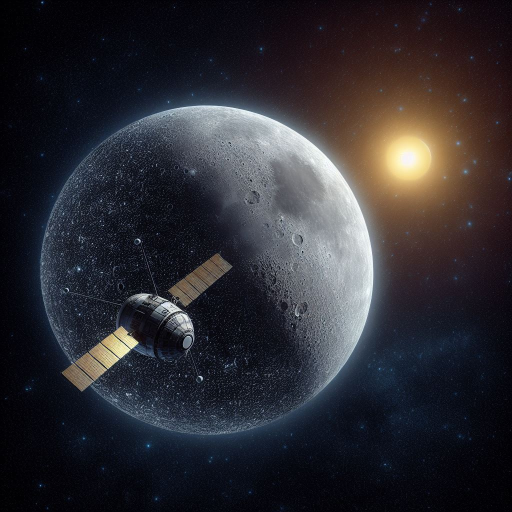
#> input picture Satelite.jpeg, 1024 x 1024 px (shown at 1/2 size)
$ python contorno-satelite.py
#> lines starting #> are read from the running program, lines starting #| are printed output that depends on the picture; after the words box and inside, x2 and y2 are one past the last pixel; in counts of white or black regions, pixels touching at a corner belong together
import math
import numpy as np
import cv2
import matplotlib.pyplot as plt

img_satelite_path = './Satelite.jpeg'
raw_img = cv2.imread(img_satelite_path)
#> raw_img is the input picture: shape (1024, 1024, 3); mean B, G, R 49.8, 44.2, 45.6
rgb_img = cv2.cvtColor(raw_img, cv2.COLOR_BGR2RGB)

gray_img = cv2.cvtColor(rgb_img, cv2.COLOR_RGB2GRAY)
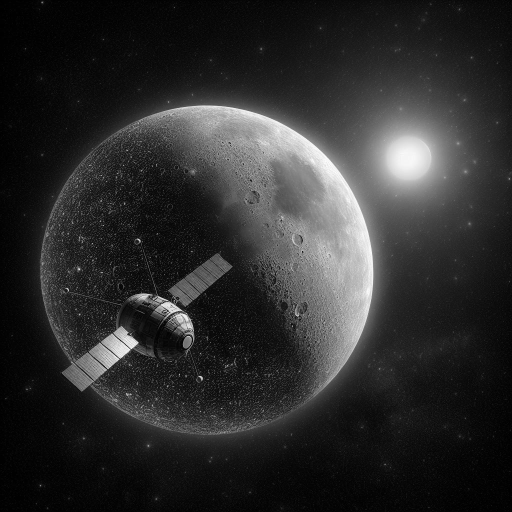
#> gray_img: shape (1024, 1024) (shown at 1/2 size); min 0, max 255, mean 45.3
max_intensity = gray_img.max()
#> max_intensity = 255
limiar_calc = int((max_intensity * 40) * 0.35)
#> limiar_calc = 3570
_, bw_img = cv2.threshold(gray_img, limiar_calc, max_intensity, cv2.THRESH_BINARY_INV)
#> bw_img: shape (1024, 1024); every value is 255

k_val = 5
kernel_s = np.ones((k_val, k_val), np.uint8)
bw_open = cv2.morphologyEx(bw_img, cv2.MORPH_OPEN, kernel_s)

blurred_img = cv2.blur(gray_img, ksize=(k_val, k_val))

canny_orig = cv2.Canny(gray_img, threshold1=0.45 * max_intensity, threshold2=0.45 * max_intensity)
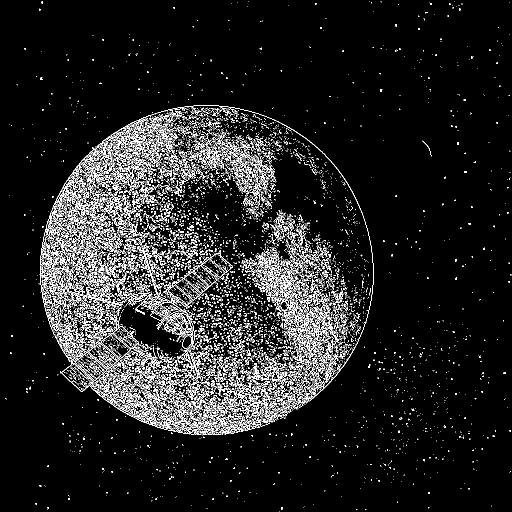
#> canny_orig: shape (1024, 1024) (shown at 1/2 size); 7.9% white in thin lines or dots
canny_blur = cv2.Canny(blurred_img, threshold1=0.45 * max_intensity, threshold2=0.45 * max_intensity)
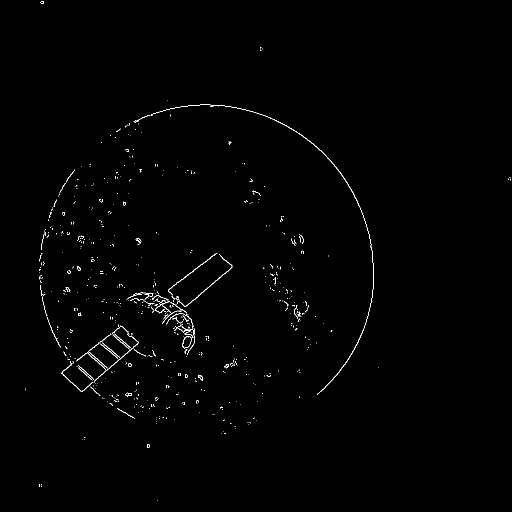
#> canny_blur: shape (1024, 1024) (shown at 1/2 size); 0.59% white in thin lines or dots

contours_detected, _ = cv2.findContours(bw_open, cv2.RETR_TREE, cv2.CHAIN_APPROX_SIMPLE)
#> contours_detected = [[[0, 0], [0, 1023], [1023, 1023], [1023, 0]]]
contour_valid = []
for c in contours_detected:
    area_c = cv2.contourArea(c)
    if 800 < area_c < 18000:
        contour_valid.append(c)
#> this loop made 1 pass
#> (c, area_c) on pass 1: ([[0, 0], [0, 1023], [1023, 1023], [1023, 0]], 1046529)
#> after the loop, contour_valid = []

final_img = rgb_img.copy()
cv2.drawContours(final_img, contour_valid, -1, (255, 0, 0), 2)

imgs_plot = [rgb_img, blurred_img, gray_img, canny_orig, canny_blur, bw_img, bw_open, final_img]
ncols = math.ceil(len(imgs_plot)**0.5)
#> ncols = 3
nrows = ncols if (ncols**2 - len(imgs_plot)) <= ncols else ncols - 1
#> nrows = 3

for i in range(len(imgs_plot)):
    plt.subplot(nrows, ncols, i + 1)
    plt.imshow(imgs_plot[i], cmap='gray' if len(imgs_plot[i].shape) == 2 else None)
    plt.xticks([]), plt.yticks([])
#> this loop made 8 passes
plt.show()

$ run again, with Aviao.jpeg copied over Satelite.jpeg
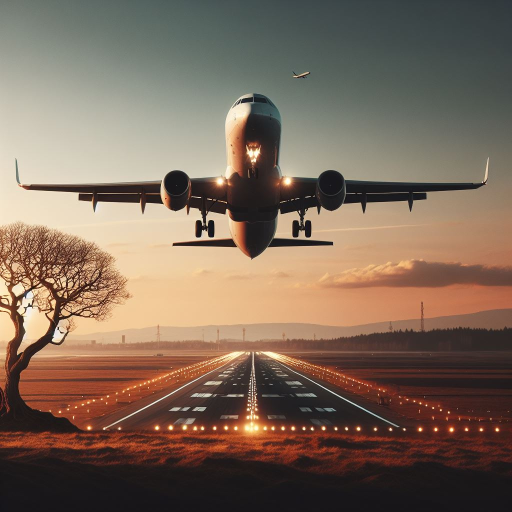
#> input picture Aviao.jpeg, 1024 x 1024 px (shown at 1/2 size)
#> raw_img is the input picture: shape (1024, 1024, 3); mean B, G, R 89.9, 105.5, 125.4
#> `gray_img = cv2.cvtColor(rgb_img, cv2.COLOR_RGB2GRAY)`:
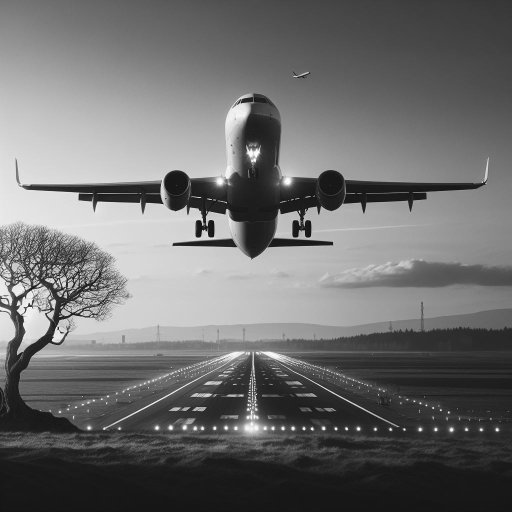
#> gray_img: shape (1024, 1024) (shown at 1/2 size); min 1, max 254, mean 109.7
#> max_intensity = 254
#> limiar_calc = 3556
#> bw_img: shape (1024, 1024); every value is 254
#> canny_orig: shape (1024, 1024); 4% white in thin lines or dots, all inside (x1, y1, x2, y2) = (0, 142, 1024, 928)
#> `canny_blur = cv2.Canny(blurred_img, threshold1=0.45 * max_intensity, t..`:
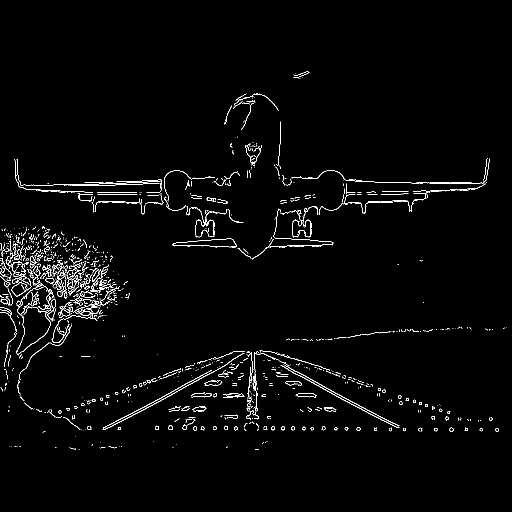
#> canny_blur: shape (1024, 1024) (shown at 1/2 size); 1.9% white in thin lines or dots, all inside (x1, y1, x2, y2) = (0, 143, 1014, 900)
#> contours_detected = [[[0, 0], [0, 1023], [1023, 1023], [1023, 0]]]
#> the loop `for c in contours_detected:` made 1 pass
#> (c, area_c) on pass 1: ([[0, 0], [0, 1023], [1023, 1023], [1023, 0]], 1046529)
#> after the loop `for c in contours_detected:`: contour_valid = []
#> ncols = 3
#> the loop `for i in range(len(imgs_plot)):` made 8 passes

$ run again, with CASTELO_01.jpeg copied over Satelite.jpeg
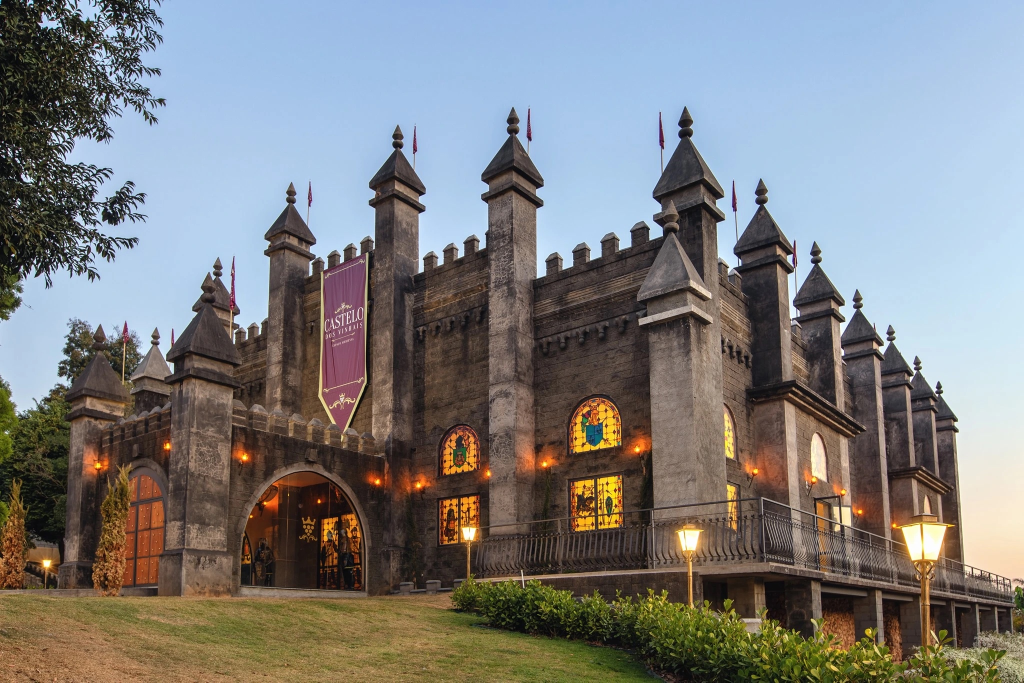
#> input picture CASTELO_01.jpeg, 2048 x 1365 px (shown at 1/2 size)
#> raw_img is the input picture: shape (1365, 2048, 3); mean B, G, R 125.4, 125.3, 125.3
#> max_intensity = 255
#> limiar_calc = 3570
#> bw_img: shape (1365, 2048); every value is 255
#> `canny_orig = cv2.Canny(gray_img, threshold1=0.45 * max_intensity, thre..`:
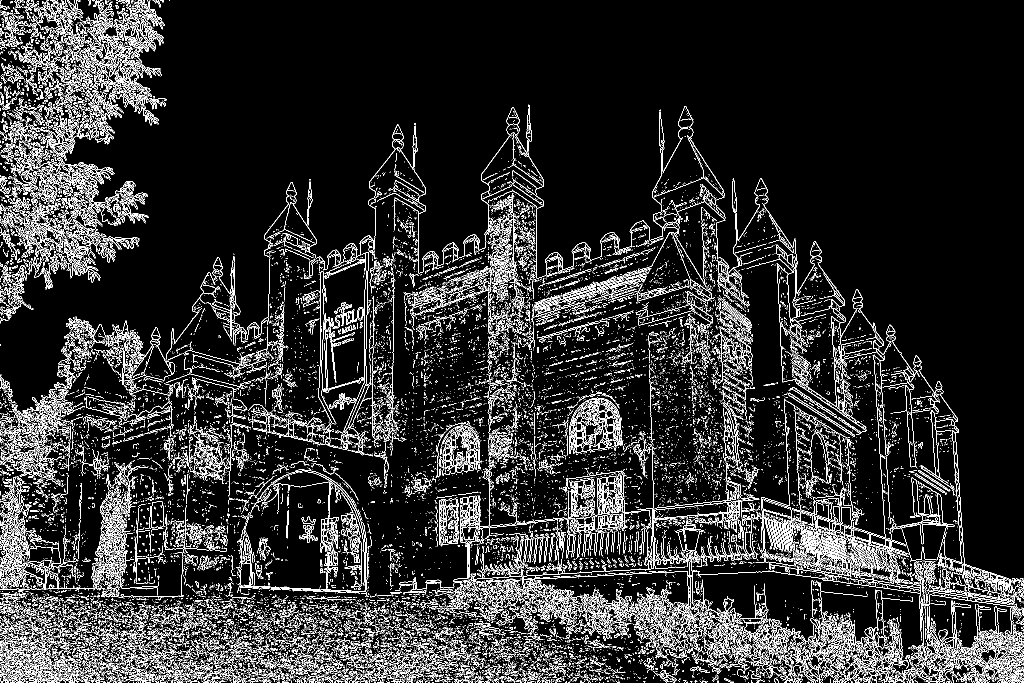
#> canny_orig: shape (1365, 2048) (shown at 1/2 size); 10.9% white in thin lines or dots
#> `canny_blur = cv2.Canny(blurred_img, threshold1=0.45 * max_intensity, t..`:
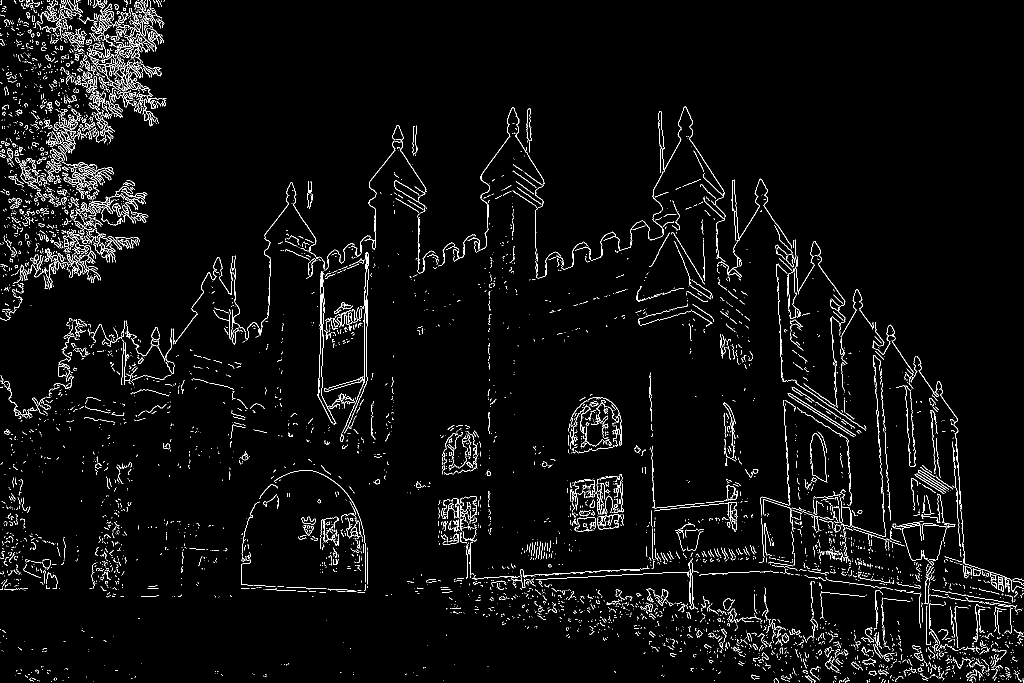
#> canny_blur: shape (1365, 2048) (shown at 1/2 size); 3.3% white in thin lines or dots
#> contours_detected = [[[0, 0], [0, 1364], [2047, 1364], [2047, 0]]]
#> the loop `for c in contours_detected:` made 1 pass
#> (c, area_c) on pass 1: ([[0, 0], [0, 1364], [2047, 1364], [2047, 0]], 2792108)
#> after the loop `for c in contours_detected:`: contour_valid = []
#> ncols = 3
#> the loop `for i in range(len(imgs_plot)):` made 8 passes
